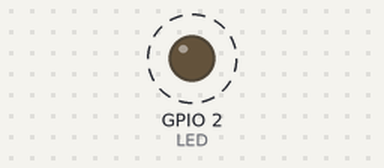
Bench run of a sketch on a simulated ESP32. Parts: output pins drawn as LEDs (lit = HIGH). Dashed ring = blinking.

Above: at 0.2 s.
Timing chart, 0 to 3.0 s (numbered marks = the images above):
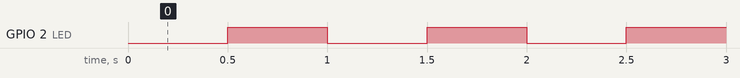

The sketch:

LEDBlinkESP32.ino
```cpp
#include <dummy.h>

/*
 * https://circuits4you.com
 * ESP32 LED Blink Example
 * Board ESP23 DEVKIT V1
 *
 * ON Board LED GPIO 2
 */

#define LED 2

void setup() {
  // Set pin mode
  pinMode(LED,OUTPUT);
}

void loop() {
  delay(500);
  digitalWrite(LED,HIGH);
  delay(500);
  digitalWrite(LED,LOW);
}
```

Measured:
- by itself, GPIO 2 (LED): alternates HIGH for 0.50 s and LOW for 0.50 s
